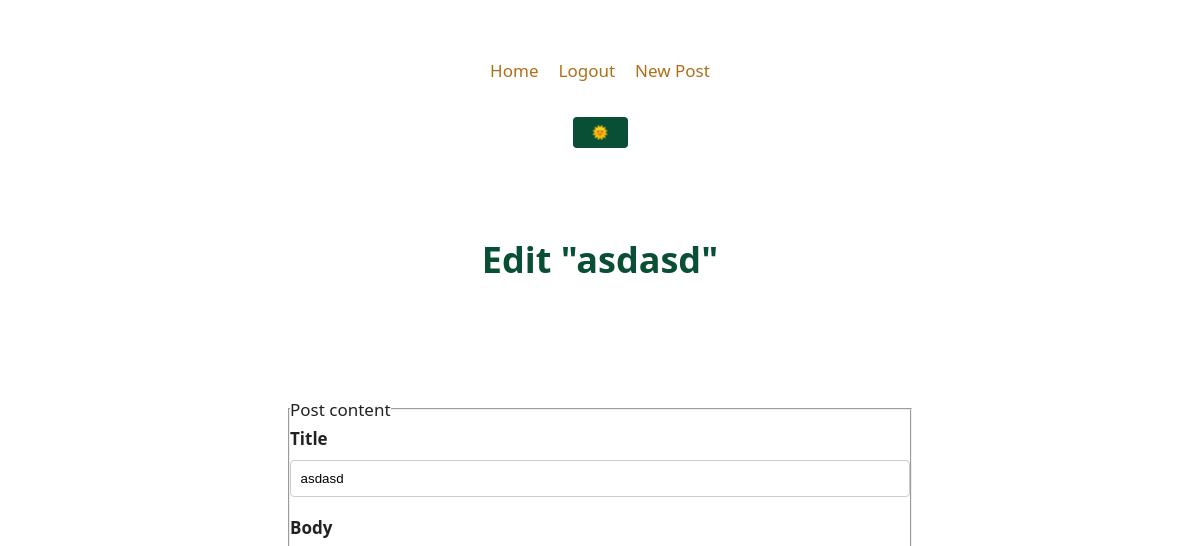
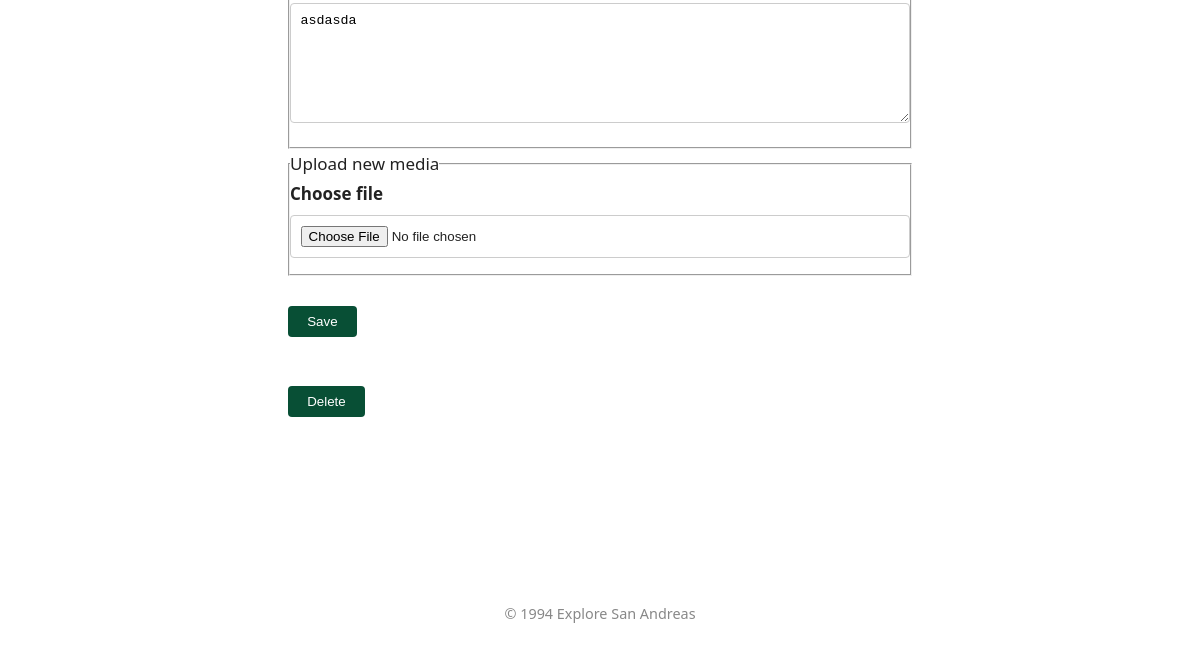
The page /6/update (signed in) on the database as committed earlier (2 pictures, top to bottom).
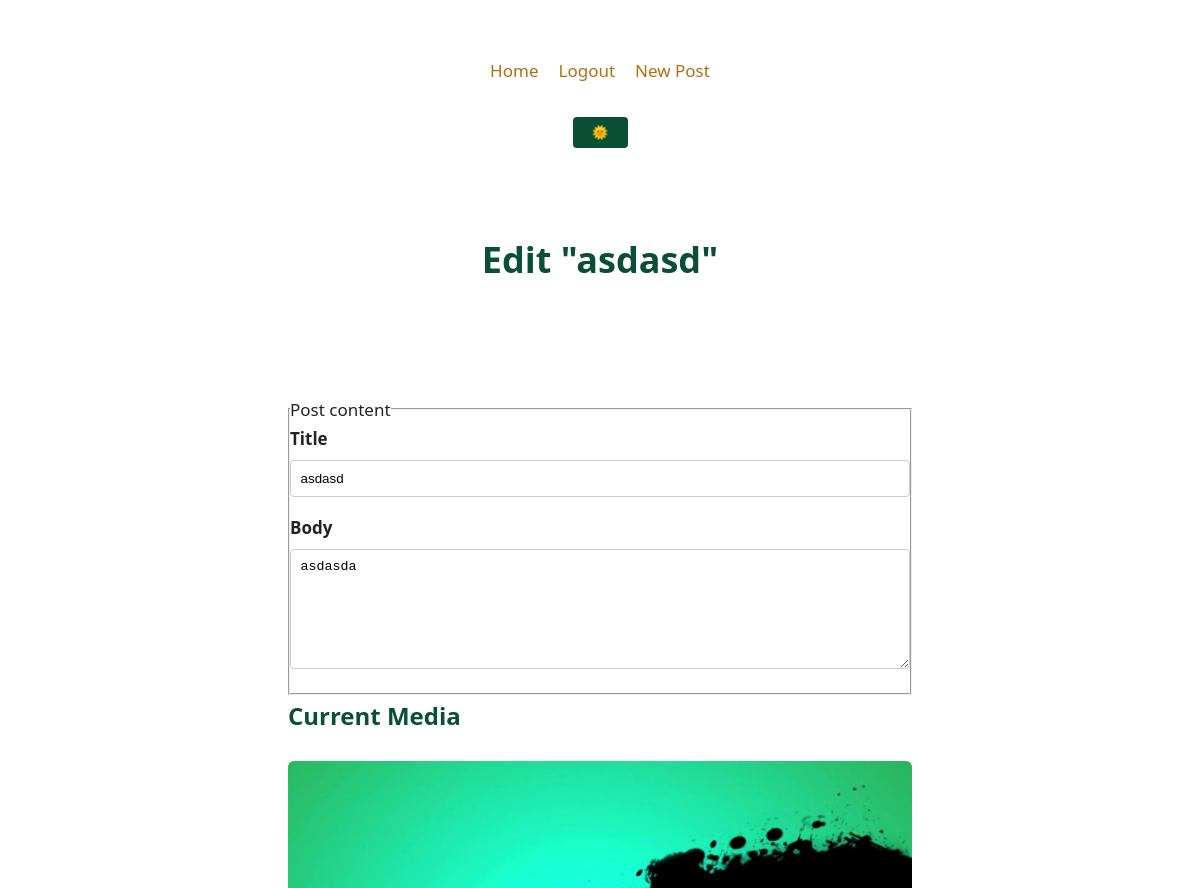
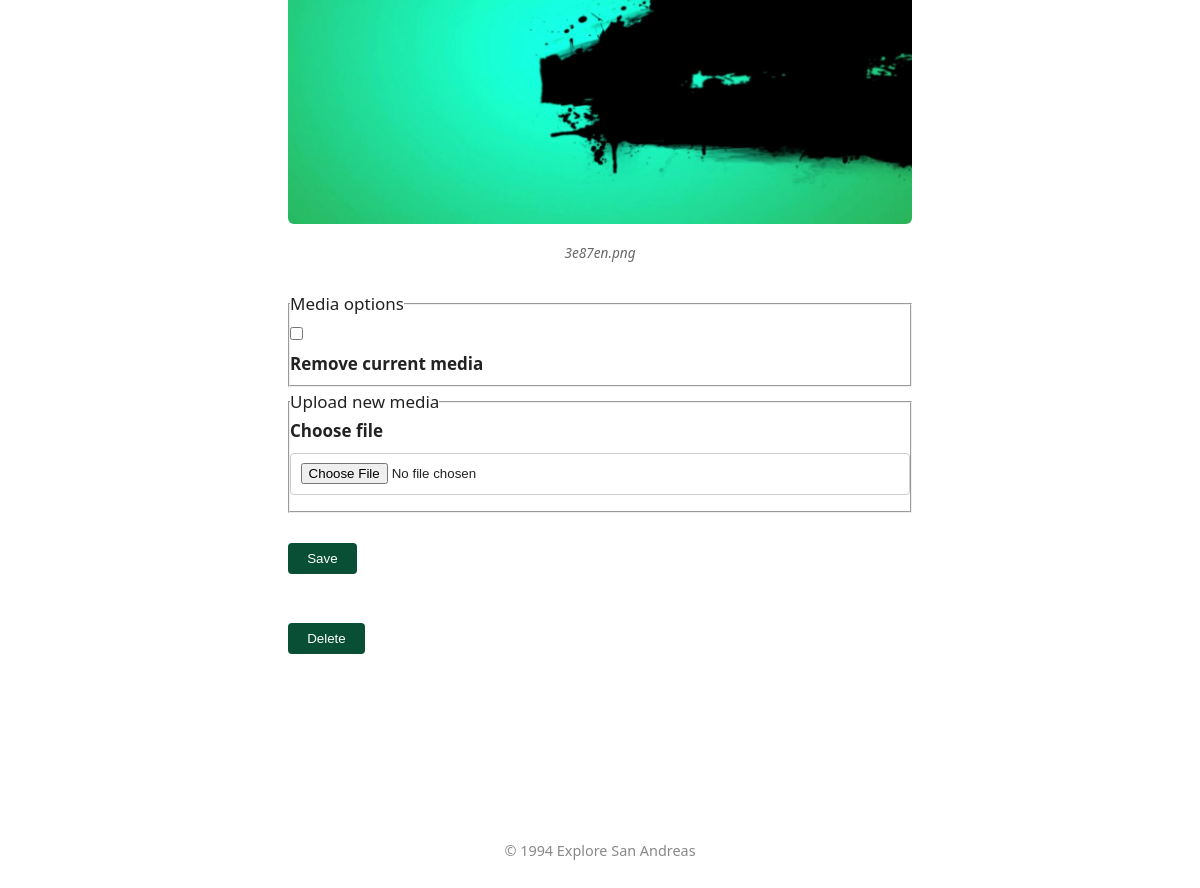
The same page on the database as committed later (2 pictures, top to bottom).
### tables this page shows
CREATE TABLE post (
    id INTEGER PRIMARY KEY AUTOINCREMENT,
    author_id INTEGER NOT NULL,
    created TIMESTAMP NOT NULL DEFAULT CURRENT_TIMESTAMP,
    title TEXT NOT NULL,
    body TEXT NOT NULL,
    media_filename TEXT,
    media_type TEXT,
    FOREIGN KEY (author_id) REFERENCES user (id)
);

### app/blog.py (the view, shortened to what this page needs)
@bp.route("/<int:id>/update", methods=("GET", "POST"))
@login_required
def update(id):
    post = get_post(id)
    return render_template("blog/update.html", post=post)

### app/auth.py (called while the page is built)
@bp.before_app_request
def load_logged_in_user():
    user_id = session.get('user_id')
    if user_id is None:
        g.user = None
    else:
        g.user = get_db().execute(
            'SELECT * FROM user WHERE id = ?', (user_id,)
        ).fetchone()

def login_required(view):
    @functools.wraps(view)
    def wrapped_view(**kwargs):
        if g.user is None:
            return redirect(url_for('auth.login'))
        return view(**kwargs)
    return wrapped_view

### app/blog.py (called while the page is built)
def get_post(id, check_author=True):
    post = (
        get_db()
        .execute(
            "SELECT p.id, title, body, created, media_filename, media_type, author_id, username FROM post p JOIN user u ON p.author_id = u.id WHERE p.id = ?",
            (id,),
        )
        .fetchone()
    )
    if post is None:
        abort(404, f"Post id {id} doesn't exist.")
    if check_author and post["author_id"] != g.user["id"]:
        abort(403)
    return post

### app/db.py (called while the page is built)
def get_db():
    if 'db' not in g:
        g.db = sqlite3.connect(
            current_app.config['DATABASE'],
            detect_types = sqlite3.PARSE_DECLTYPES
        )
        g.db.row_factory = sqlite3.Row
    return g.db

### app/templates/blog/update.html (shortened to what this page needs)
{% extends 'base.html' %}
{% block header %}
  <header>
    <h1>Edit "{{ post['title'] }}"</h1>
  </header>
{% endblock %}
{% block content %}
  <main>
    <article>
      <form method="post" enctype="multipart/form-data">
        <fieldset>
          <legend>Post content</legend>
          <label for="idTitle">Title</label>
          <input type="text" id="idTitle" name="nameTitle"
                 value="{{ request.form['nameTitle'] or post['title'] }}" required>
          <label for="idBody">Body</label>
          <textarea id="idBody" name="nameBody">{{ request.form['body'] or post['body'] }}</textarea>
        </fieldset>
        {% if post['media_filename'] %}
          <section aria-labelledby="idCurrentMedia">
            <h2 id="idCurrentMedia">Current Media</h2>
            {% if post['media_type'] == 'image' %}
              <figure>
                <img src="{{ url_for('static', filename='uploads/' ~ post['media_filename']) }}"
                     alt="Image for this post">
                <figcaption>{{ post['media_filename'] }}</figcaption>
              </figure>
            {% endif %}
            <fieldset>
              <legend>Media options</legend>
              <input type="checkbox" id="idRemoveFile" name="nameRemoveFile">
              <label for="idRemoveFile">Remove current media</label>
            </fieldset>
          </section>
        {% endif %}
        <fieldset>
          <legend>Upload new media</legend>
          <label for="idFile">Choose file</label>
          <input type="file" id="idFile" name="nameFile">
        </fieldset>
        <br>
        <button type="submit">Save</button>
      </form>
      <form method="post" action="{{ url_for('blog.delete', id=post['id']) }}">
        <button type="submit">Delete</button>
      </form>
    </article>
  </main>
{% endblock %}

Rows that differ between the two databases and show on the page:
changed post "asdasd": media_filename: picture added; media_filename (not shown) → "3e87en.png"
Other text that changed with them:
form field nameRemoveFile: (not shown) → "☐"
text now shown: "Current Media Media options Remove current media"
